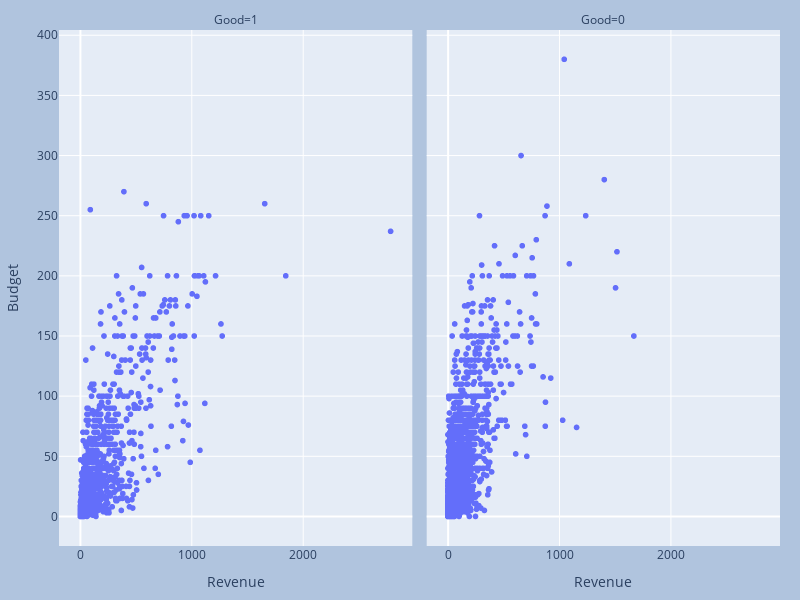

Source (notebook cell):
### Code cell
import plotly.express as px

df = bayes_df
fig = px.scatter(df, x="Revenue", y="Budget", facet_col="Good",
                 width=800, height=600)

fig.update_layout(
    margin=dict(l=20, r=20, t=30, b=20),
    paper_bgcolor="LightSteelBlue",
)

fig.show()

### Figure 1 — Plotly figure (JSON) as saved in the notebook; plotly's stock layout.template omitted (floating-point values rounded to 4 significant figures; data arrays with more than 128 entries replaced by an {"elided": "..."} marker saying what was removed)
{"data": [{"hovertemplate": "Good=1<br>Revenue=%{x}<br>Budget=%{y}<extra></extra>", "legendgroup": "", "marker": {"color": "#636efa", "symbol": "circle"}, "mode": "markers", "name": "", "showlegend": false, "type": "scattergl", "x": {"elided": "1071 int values"}, "xaxis": "x", "y": {"elided": "1071 int values"}, "yaxis": "y"}, {"hovertemplate": "Good=0<br>Revenue=%{x}<br>Budget=%{y}<extra></extra>", "legendgroup": "", "marker": {"color": "#636efa", "symbol": "circle"}, "mode": "markers", "name": "", "showlegend": false, "type": "scattergl", "x": {"elided": "2325 int values"}, "xaxis": "x2", "y": {"elided": "2325 int values"}, "yaxis": "y2"}], "layout": {"annotations": [{"font": {}, "showarrow": false, "text": "Good=1", "x": 0.245, "xanchor": "center", "xref": "paper", "y": 1, "yanchor": "bottom", "yref": "paper"}, {"font": {}, "showarrow": false, "text": "Good=0", "x": 0.755, "xanchor": "center", "xref": "paper", "y": 1, "yanchor": "bottom", "yref": "paper"}], "height": 600, "legend": {"tracegroupgap": 0}, "margin": {"b": 20, "l": 20, "r": 20, "t": 30}, "paper_bgcolor": "LightSteelBlue", "width": 800, "xaxis": {"anchor": "y", "autorange": true, "domain": [0, 0.49], "range": [-192.3, 2979.0], "title": {"text": "Revenue"}, "type": "linear"}, "xaxis2": {"anchor": "y2", "autorange": true, "domain": [0.51, 1], "matches": "x", "range": [-192.3, 2979.0], "title": {"text": "Revenue"}, "type": "linear"}, "yaxis": {"anchor": "x", "autorange": true, "domain": [0, 1], "range": [-24.57, 404.6], "title": {"text": "Budget"}, "type": "linear"}, "yaxis2": {"anchor": "x2", "autorange": true, "domain": [0, 1], "matches": "y", "range": [-24.57, 404.6], "showticklabels": false, "type": "linear"}}}
